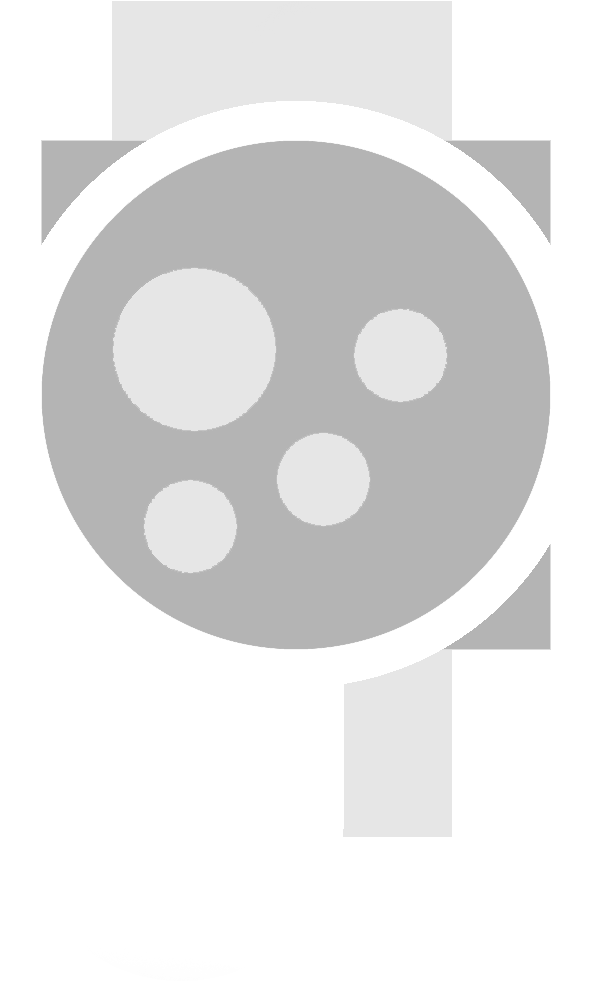
#> input picture Calibrations/2D Calibration/Assets/Samples/XR Interaction Toolkit/2.6.3/XR Device Simulator/UI/ControllerDevice/ControllerLeft.png, 591 x 982 px, given in place of the camera
$ python dot_tracking_diar.py
#> lines starting #> are read from the running program, lines starting #| are printed output that depends on the picture; after the words box and inside, x2 and y2 are one past the last pixel; in counts of white or black regions, pixels touching at a corner belong together
#> further down, frame is the input picture: shape (982, 591, 3); min 180, max 255, mean 228
import cv2
import matplotlib.pyplot as plt
import numpy as np
import pandas as pd
import time
import serial

# Modify if your COM port is different
port = "COM4"
baudrate = 9600

# Your two numbers
number1 = 140
number2 = 150


# cap = cv2.VideoCapture("tmp/test.mp4")
cap = cv2.VideoCapture(1)
cap.set(cv2.CAP_PROP_AUTO_EXPOSURE, 0.025)
cap.set(cv2.CAP_PROP_SETTINGS, 1)
# cap.set(cv2.CAP_PROP_EXPOSURE, 0.0001)

fourcc = cv2.VideoWriter_fourcc(*'mp4v')
width = cap.get(cv2.CAP_PROP_FRAME_WIDTH)
height = cap.get(cv2.CAP_PROP_FRAME_HEIGHT)
fps = cap.get(cv2.CAP_PROP_FPS)

out = cv2.VideoWriter("tmp/result.mp4", fourcc, fps, (int(width), int(height)))

circle_info = []


def detect_circles(frame):
    '''
    :param frame: input one frame
    :return: None or x,y coordinates and radius of circle center as a list
    '''
    gray = cv2.cvtColor(frame, cv2.COLOR_BGR2GRAY)
    gray_blurred = cv2.GaussianBlur(gray, (9, 9), 2, 2)
    circles = cv2.HoughCircles(gray_blurred,
                               cv2.HOUGH_GRADIENT, 1, 50,
                               param1=50, param2=30, minRadius=0, maxRadius=0)
#> circles = [[295.5, 394.5, 254.6], [193.5, 349.5, 81.1], [400.5, 355.5, 46.1], [322.5, 479.5, 46.1], [190.5, 526.5, 46.1], [253.5, 355.5, 238], [263.5, 442.5, 197.3], [327.5, 349.5, 199.7], [339.5, 418.5, 204.6], [399.5, 459.5, 131.7]]
    if circles is not None:
        circles = np.uint16(np.around(circles))
#> circles = [[296, 394, 255], [194, 350, 81], [400, 356, 46], [322, 480, 46], [190, 526, 46], [254, 356, 238], [264, 442, 197], [328, 350, 200], [340, 418, 205], [400, 460, 132]]
        for i in circles[0, :]:
            return [i[0], i[1], i[2]]
#> this loop made 1 pass
    return None


try:
    # Open the serial port
    with serial.Serial(port, baudrate, timeout=1) as ser:

        while(cap.isOpened()):
            ret, frame = cap.read()
            if ret == True:
                circle = detect_circles(frame)
#> circle = [296, 394, 255]
                print(circle)
#| [296, 394, 255]
                result = frame.copy()

                if circle:
                    cv2.circle(result, (circle[0], circle[1]), circle[2], (0, 255, 0), 10)
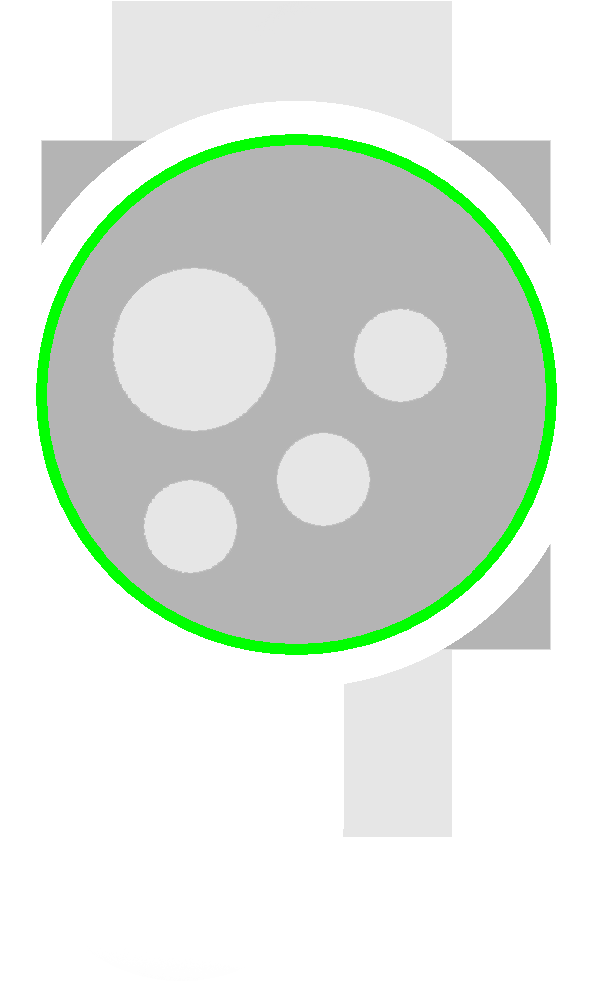
#> result: shape (982, 591, 3); 3.02% of pixels changed, all inside (x1, y1, x2, y2) = (36, 134, 557, 655)
                    # 绘制圆心
                    cv2.circle(result, (circle[0], circle[1]), 2, (0, 0, 255), 5)
#> result: shape (982, 591, 3); 0.01% of pixels changed, all inside (x1, y1, x2, y2) = (291, 389, 302, 400)
                    cv2.imshow('frame', result)
                    cv2.waitKey(5)
                    circle_info.append(circle)


                    number1 = circle[0]
#> number1 = 296
                    number2 = circle[1]
#> number2 = 394

                    # Create the data string
                    data_string = f"{number1},{number2}\n"  # Add a newline as Arduino code expects it
                    data_bytes = data_string.encode('ascii')

                    # Send the data
                    ser.write(data_bytes)
                    print("Coordinates sent successfully!")

                out.write(result)
            else:
                break

except serial.SerialException as e:
    print("Error: Could not open serial port:", e)


df = pd.DataFrame(circle_info, columns=['x', 'y', 'radius'])
df.to_csv("tmp/result.csv")
cap.release()
out.release()

$ run again, on Calibrations/2D Calibration/Assets/Samples/XR Interaction Toolkit/2.6.3/XR Device Simulator/UI/ControllerDevice/ControllerRight.png
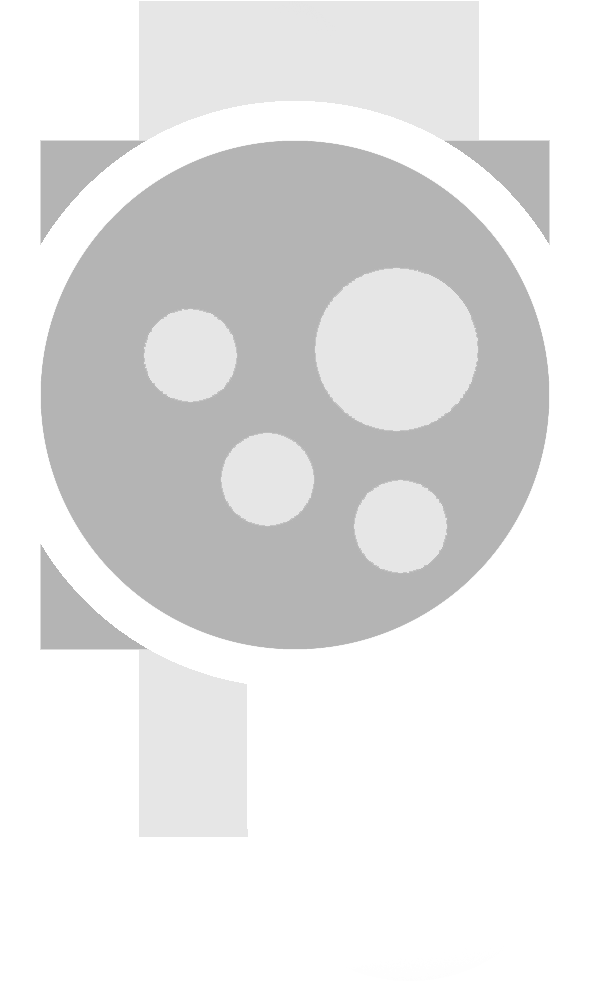
#> input picture Calibrations/2D Calibration/Assets/Samples/XR Interaction Toolkit/2.6.3/XR Device Simulator/UI/ControllerDevice/ControllerRight.png, 591 x 982 px, given in place of the camera
#> frame is the input picture: shape (982, 591, 3); min 180, max 255, mean 228
#> in detect_circles, `circles = cv2.HoughCircles(gray_blurred, cv2.HOUGH_GRADIENT, 1, 50, pa..`: circles = [[294.5, 394.5, 254.6], [395.5, 348.5, 81.1], [190.5, 355.5, 46.3], [267.5, 479.5, 46.1], [399.5, 526.5, 46.1], [336.5, 355.5, 238], [330.5, 441.5, 195.6], [251.5, 363.5, 201.8], [190.5, 459.5, 131.7]]
#> in detect_circles, `circles = np.uint16(np.around(circles))`: circles = [[294, 394, 255], [396, 348, 81], [190, 356, 46], [268, 480, 46], [400, 526, 46], [336, 356, 238], [330, 442, 196], [252, 364, 202], [190, 460, 132]]
#> the loop in detect_circles, `for i in circles[0, :]:` made 1 pass
#> circle = [294, 394, 255]
#| [294, 394, 255]
#> `cv2.circle(result, (circle[0], circle[1]), circle[2], (0, 255, 0), 10)`:
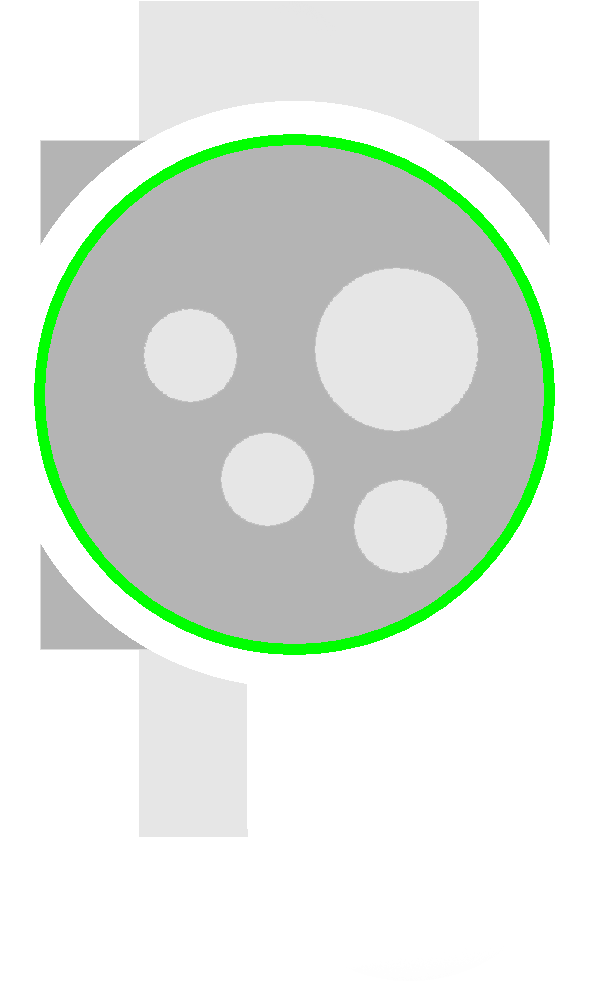
#> result: shape (982, 591, 3); 3.02% of pixels changed, all inside (x1, y1, x2, y2) = (34, 134, 555, 655)
#> number1 = 294
#> number2 = 394
